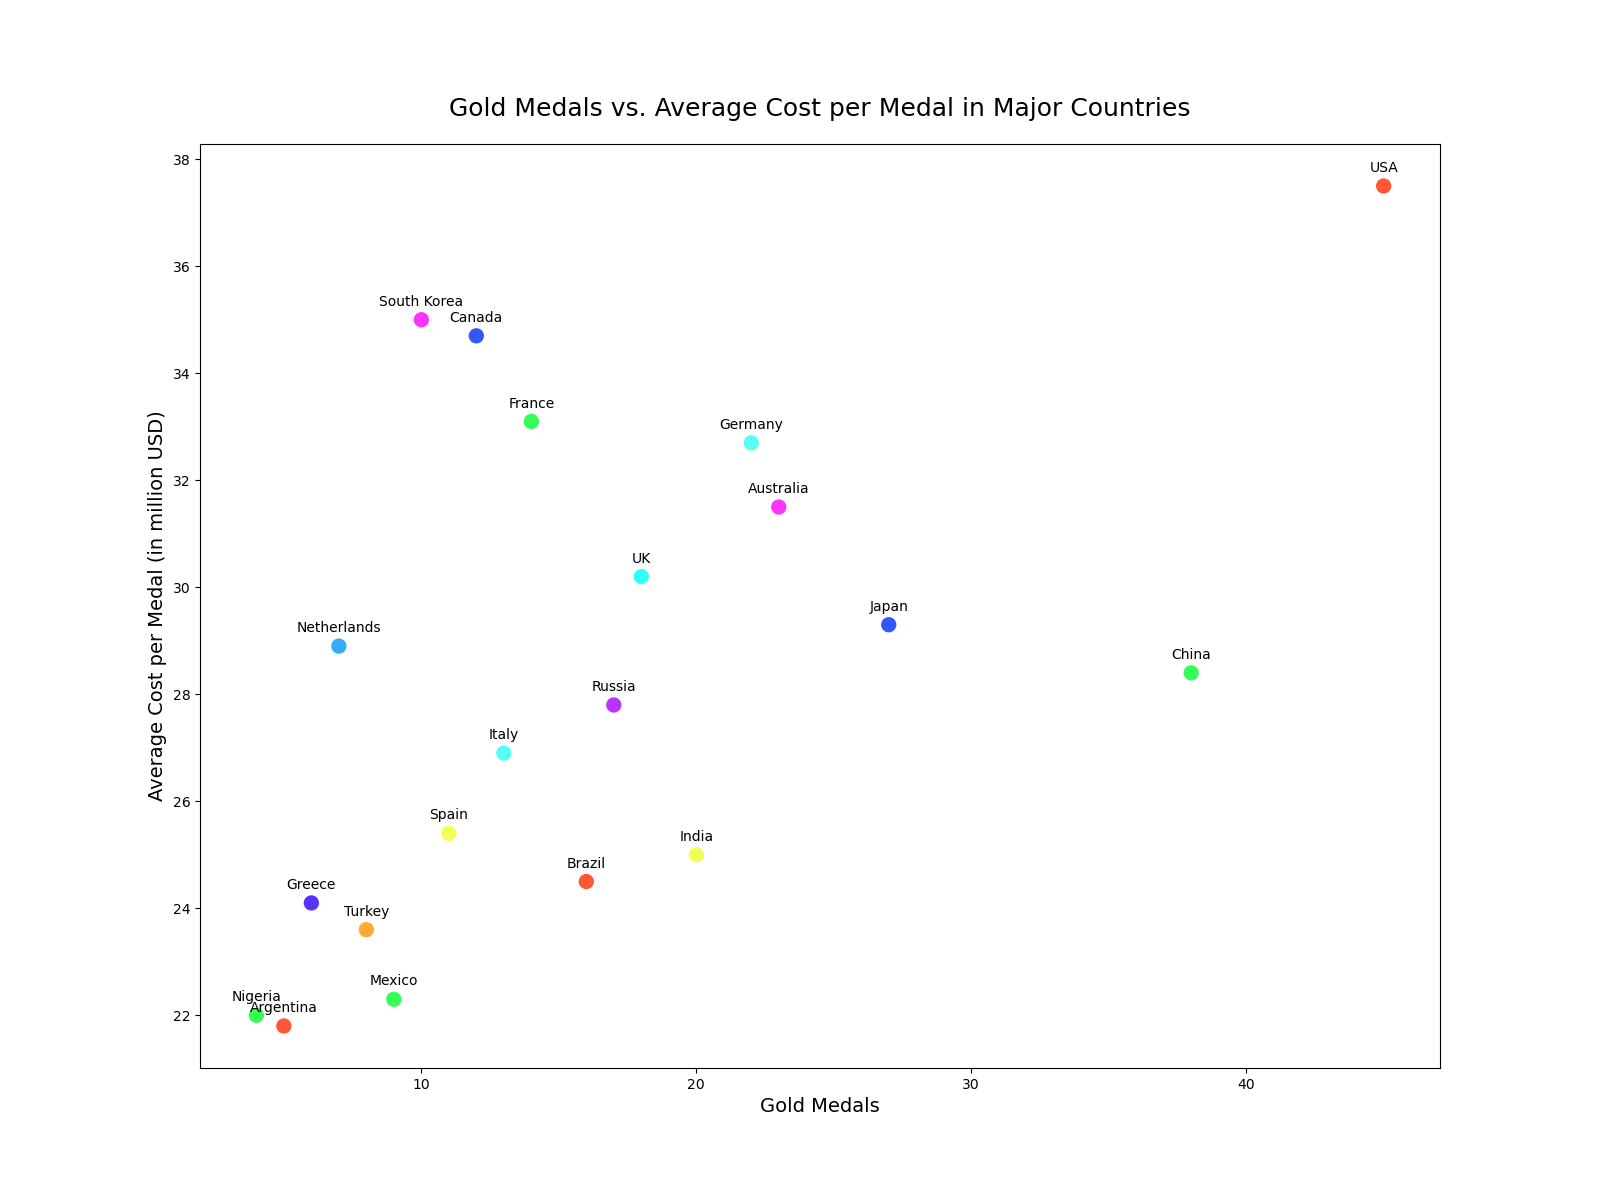

The Python source for this figure:

import matplotlib.pyplot as plt

# Data for scatterplot
countries = ["USA", "China", "Japan", "Germany", "India", "Australia", "UK", 
             "Russia", "Brazil", "France", "Canada", "Italy", "Spain", 
             "South Korea", "Mexico", "Turkey", "Netherlands", "Greece", 
             "Argentina", "Nigeria"]
gold_medals = [45, 38, 27, 22, 20, 23, 18, 17, 16, 14, 12, 13, 11, 10, 9, 8, 7, 6, 5, 4]
average_cost_per_medal = [37.5, 28.4, 29.3, 32.7, 25.0, 31.5, 30.2, 27.8, 24.5, 33.1, 34.7, 26.9, 25.4, 35.0, 22.3, 23.6, 28.9, 24.1, 21.8, 22.0]

# Create scatterplot
plt.figure(figsize=(16, 12))
plt.scatter(gold_medals, average_cost_per_medal, c=[
    '#FF5733', '#33FF57', '#3357FF', '#57FFF3', '#F3FF57',
    '#FF33FB', '#33FFF8', '#B833FF', '#FF5733', '#33FF57',
    '#3357FF', '#57FFF3', '#F3FF57', '#FF33FB', '#33FF57',
    '#FFAB33', '#33ABFF', '#5733FF', '#FF5733', '#33FF57'], s=100)

# Customize plot
plt.title('Gold Medals vs. Average Cost per Medal in Major Countries', fontsize=18, pad=20)
plt.xlabel('Gold Medals', fontsize=14)
plt.ylabel('Average Cost per Medal (in million USD)', fontsize=14)

# Annotate data points
for i, country in enumerate(countries):
    plt.annotate(country, (gold_medals[i], average_cost_per_medal[i]), 
                 textcoords="offset points", xytext=(0,10), ha='center')

# Show plot
plt.show()
